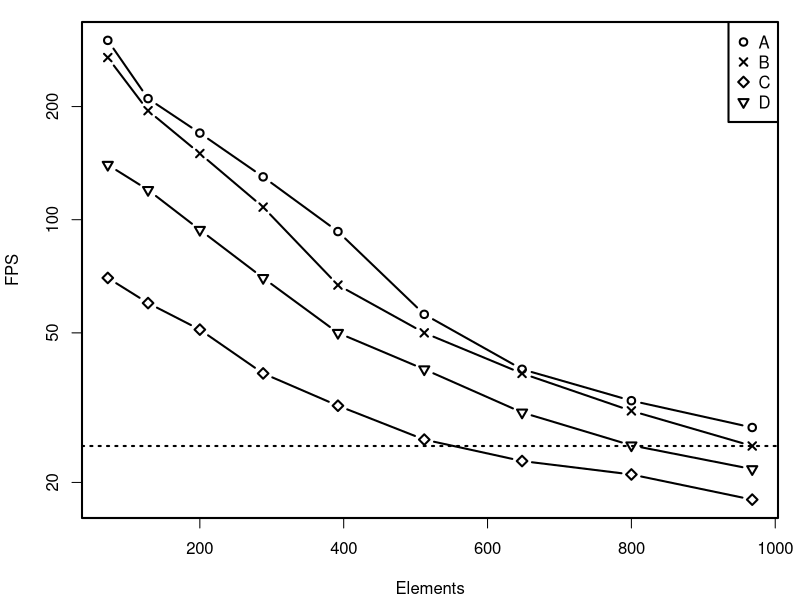

Generate this figure with R:
#
# Graph: Frames per seconds with and withouth frame fixing
#

fps <- read.csv("fps.csv");

pdf("fps.pdf", width=7, height=4);
p <- par(lwd=2, mar=c(4,4,1,1)+0.1);

plot(range(fps$elements), range(c(fps$fpsBase, fps$fpsPolar, fps$fpsMap1, fps$fpsMap2)),
    type="n", xlab="Elements", ylab="FPS", log="y");

lines(fps$elements, fps$fpsBase, type="b", col="black", pch=1);
lines(fps$elements, fps$fpsPolar, type="b", col="black", pch=4);
lines(fps$elements, fps$fpsMap2, type="b", col="black", pch=5);
lines(fps$elements, fps$fpsMap1, type="b", col="black", pch=6);

abline(h=25, lty="dotted");

legend("topright", c("A","B", "C", "D"), pch=c(1,4,5,6), col="black");

dev.off()
par(p);
